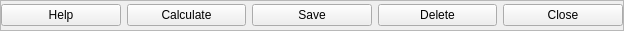
  <widget class="QFrame" name="frame_13">
   <property name="geometry">
    <rect>
     <x>180</x>
     <y>590</y>
     <width>624</width>
     <height>31</height>
    </rect>
   </property>
   <property name="frameShape">
    <enum>QFrame::StyledPanel</enum>
   </property>
   <property name="frameShadow">
    <enum>QFrame::Raised</enum>
   </property>
   <layout class="QHBoxLayout" name="horizontalLayout_10">
    <property name="leftMargin">
     <number>0</number>
    </property>
    <property name="topMargin">
     <number>0</number>
    </property>
    <property name="rightMargin">
     <number>0</number>
    </property>
    <property name="bottomMargin">
     <number>0</number>
    </property>
    <item>
     <widget class="QPushButton" name="pushButton">
      <property name="text">
       <string>Help</string>
      </property>
     </widget>
    </item>
    <item>
     <widget class="QPushButton" name="pushButton_2">
      <property name="text">
       <string>Calculate</string>
      </property>
     </widget>
    </item>
    <item>
     <widget class="QPushButton" name="pushButton_3">
      <property name="text">
       <string>Save</string>
      </property>
     </widget>
    </item>
    <item>
     <widget class="QPushButton" name="pushButton_4">
      <property name="text">
       <string>Delete</string>
      </property>
     </widget>
    </item>
    <item>
     <widget class="QPushButton" name="pushButton_5">
      <property name="text">
       <string>Close</string>
      </property>
     </widget>
    </item>
   </layout>
  </widget>
